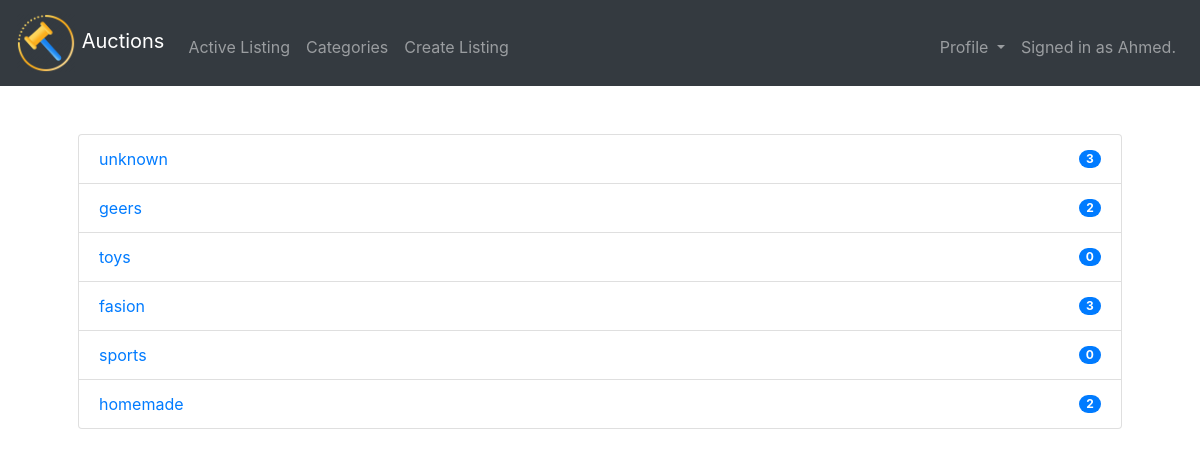
Screenshot of /categories (signed in) with the database file from the repository.
### users/models.py (models this page shows, shortened)
class User(AbstractUser):
	won_list        = models.ManyToManyField('auctions.ActiveListings', related_name='won', null=True, blank=True)
	watched_list    = models.ManyToManyField('auctions.ActiveListings', related_name='watched', null=True, blank=True)
	class Meta:
		verbose_name = "user"
		verbose_name_plural = "Users"

### auctions/models.py (models this page shows, shortened)
class Category(models.Model):
	name  = models.CharField(max_length=64, null=False, blank=False, unique=True)
	class Meta:
		verbose_name = "category"
		verbose_name_plural = "Categories"

### auctions/views.py (the view)
# urls.py: path("categories", get_categories, name="categories"),
def get_categories(request):
    template_name = 'auctions/categories.html'
    categories = Category.objects.all()
    return render(request, template_name, {"categories": categories})

### auctions/templates/auctions/categories.html (shortened to what this page needs)
{% extends "layout.html" %}
{% block main %}
    <ul class="list-group">
      {% for category in  categories%}
        <li class="list-group-item d-flex justify-content-between align-items-center">
          <a href="{% url 'auctions:category' category.name %}">{{category.name}}</a>
          <span class="badge badge-primary badge-pill">{{category.list.count}}</span>
        </li>
      {% endfor %}
    </ul>
{% endblock %}

### commerce/templates/layout.html (shortened to what this page needs)
{% load static %}
<!DOCTYPE html>
<html lang="en">
    <head>
        <link href="https://maxcdn.bootstrapcdn.com/bootstrap/4.1.3/css/bootstrap.min.css" rel="stylesheet">
    </head>
    <body>
        <nav class="navbar navbar-expand-md navbar-dark bg-dark text-white">
            <a class="navbar-brand" href="{% url 'auctions:home' %}">
                <span>
                <img src="{% static 'img/logo.png' %}" style="width: 60px; height: 60px;">
                </span><span>Auctions</span></a>
            <div class="collapse navbar-collapse" id="navbar">
                <ul class="navbar-nav mr-auto mt-2">
                    <li class="nav-item">
                        <a class="nav-link" href="{% url 'auctions:index' %}">Active Listing</a>
                    </li>
                    <li class="nav-item">
                        <a class="nav-link" href="{% url 'auctions:categories' %}">Categories</a>
                    </li>
                    {% if request.user.is_authenticated %}
                    <li class="nav-item">
                        <a class="nav-link" href="{% url 'auctions:create' %}">Create Listing</a>
                    </li>
                    {% endif %}
                </ul>
                {% if request.user.is_authenticated %}
                    <ul class="navbar-nav ml-auto mt-2">
                       <li class="nav-item dropdown">
                            <a class="nav-link dropdown-toggle" href="#" id="navbarDropdownMenuLink" data-toggle="dropdown" aria-haspopup="true" aria-expanded="false">
                                Profile
                            </a>
                        </li>
                        <li class="nav-item">
                          <a class="nav-link" href="" >
                              Signed in as {{request.user.username.title}}.
                          </a>
                        </li>
                    </ul>
                {% else %}
                    <ul class="navbar-nav ml-auto mt-2">
                        <li class="nav-item"><a class="nav-link" href="{% url 'users:register' %}">Register</a></li>
                        <li class="nav-item"><a class="nav-link" href="{% url 'users:login' %}">login</a></li>
                    </ul>
                {% endif %}
            </div>
        </nav>
        <main class="container p-5">
            {% block main %}{% endblock %}
        </main>
    </body>
</html>

### rows the page displays
User: user.username "Ahmed"
Category: name "unknown", list.count "3"
Category: name "geers", list.count "2"
Category: name "toys", list.count "0"
Category: name "fasion", list.count "3"
Category: name "sports", list.count "0"
Category: name "homemade", list.count "2"
